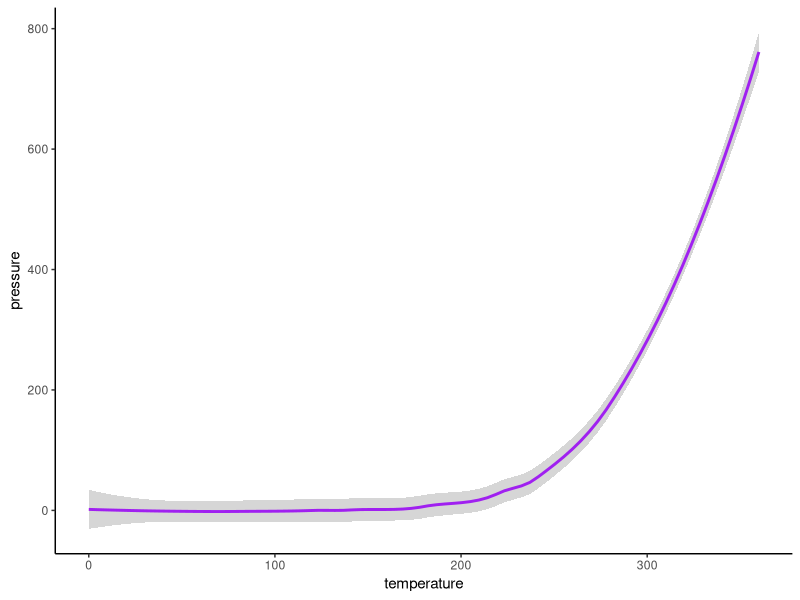

Here is the R script that generated this plot:
## ---- chunk 1
knitr::opts_chunk$set(echo = TRUE)
## ---- chunk 2
summary(cars)
## ---- chunk 3
ggplot2::ggplot(pressure, ggplot2::aes(x = temperature, y = pressure)) + ggplot2::geom_smooth(colour = "purple") + ggplot2::theme_classic()
